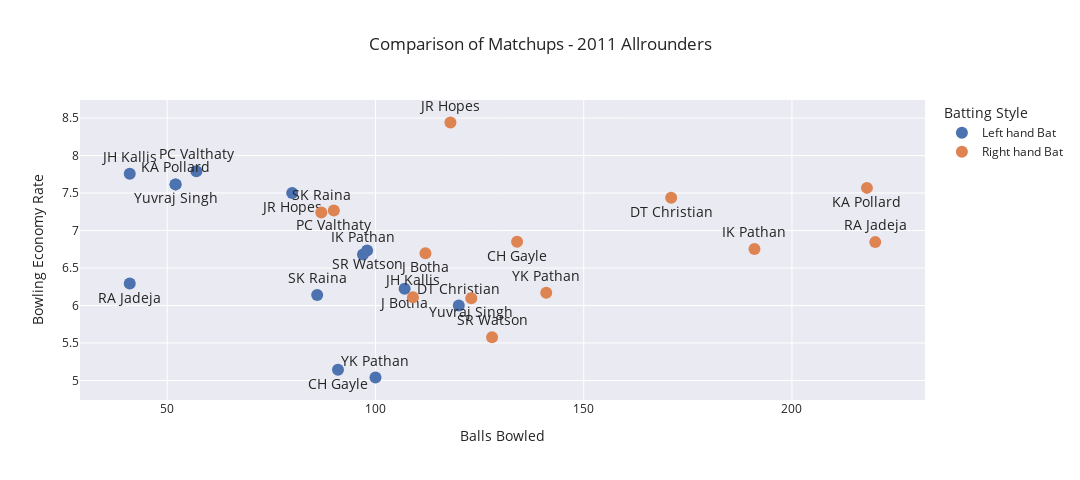

Here is the notebook cell this chart was saved with:
### Code cell
import chart_studio.plotly as py
import chart_studio.tools as tls
import plotly.express as px
df_to_plot = pd.DataFrame(columns=['batting_style','runs_conceded','balls_bowled','bowler'])
for bowler in list(matchup_dict_2011.keys()):
    filtered_dataf = matchup_dict_2011[bowler].groupby(['batting_style'])['runs_off_bat'].agg(runs_conceded='sum').reset_index()
    filtered_dataf['balls_bowled'] = matchup_dict_2011[bowler].groupby(['batting_style'])['balls_bowled'].agg(balls_bowled='sum')['balls_bowled'].values
    filtered_dataf['bowler'] = bowler
    df_to_plot = pd.concat([df_to_plot,filtered_dataf])
df_to_plot.sort_values(by='balls_bowled',inplace=True)
df_to_plot.reset_index(drop=True,inplace=True)
fig4 = px.scatter(df_to_plot,color='batting_style',text='bowler',x=df_to_plot.balls_bowled,
                 y=(df_to_plot.runs_conceded*6/df_to_plot.balls_bowled),
                 width=1080,height=480,template='seaborn',
                labels={
                     "batting_style": "Batting Style",
                     "player": "Player",
                     "balls_bowled": "Balls Bowled",
                     "y":"Bowling Economy Rate"
                 },
                title="Comparison of Matchups - 2011 Allrounders"
                
                
                )

def improve_text_position(x):
    """ it is more efficient if the x values are sorted """
    positions = ['top center', 'bottom center']  # you can add more: left center ...
    return [positions[i % len(positions)] for i in range(len(x))]

fig4.update_traces(marker={'size': 12},textposition=improve_text_position(df_to_plot['balls_bowled']),textfont_size=14)


fig4.show()
#p1 = sns.scatterplot(data = df_to_plot,hue='season',style='season',x='balls_faced_all',y='balls_bowled')
#ax.legend(loc = 'center left',bbox_to_anchor = (1,1),ncol=1)

### Figure 1 — Plotly figure (JSON) as saved in the notebook; plotly's stock layout.template omitted (floating-point values rounded to 4 significant figures)
{"data": [{"hovertemplate": "Batting Style=Left hand Bat<br>Balls Bowled=%{x}<br>Bowling Economy Rate=%{y}<br>bowler=%{text}<extra></extra>", "legendgroup": "Left hand Bat", "marker": {"color": "rgb(76,114,176)", "size": 12, "symbol": "circle"}, "mode": "markers+text", "name": "Left hand Bat", "orientation": "v", "showlegend": true, "text": ["JH Kallis", "RA Jadeja", "KA Pollard", "Yuvraj Singh", "PC Valthaty", "JR Hopes", "SK Raina", "CH Gayle", "IK Pathan", "SR Watson", "YK Pathan", "J Botha", "DT Christian"], "textfont": {"size": 14}, "textposition": ["top center", "bottom center", "top center", "bottom center", "top center", "bottom center", "top center", "bottom center", "top center", "bottom center", "top center", "bottom center", "top center", "bottom center", "top center", "bottom center", "top center", "bottom center", "top center", "bottom center", "top center", "bottom center", "top center", "bottom center", "top center", "bottom center"], "type": "scatter", "x": [41, 41, 52, 52, 57, 80, 86, 91, 97, 98, 100, 107, 120], "xaxis": "x", "y": [7.756, 6.293, 7.615, 7.615, 7.789, 7.5, 6.14, 5.143, 6.68, 6.735, 5.04, 6.224, 6], "yaxis": "y"}, {"hovertemplate": "Batting Style=Right hand Bat<br>Balls Bowled=%{x}<br>Bowling Economy Rate=%{y}<br>bowler=%{text}<extra></extra>", "legendgroup": "Right hand Bat", "marker": {"color": "rgb(221,132,82)", "size": 12, "symbol": "circle"}, "mode": "markers+text", "name": "Right hand Bat", "orientation": "v", "showlegend": true, "text": ["SK Raina", "PC Valthaty", "JH Kallis", "J Botha", "JR Hopes", "Yuvraj Singh", "SR Watson", "CH Gayle", "YK Pathan", "DT Christian", "IK Pathan", "KA Pollard", "RA Jadeja"], "textfont": {"size": 14}, "textposition": ["top center", "bottom center", "top center", "bottom center", "top center", "bottom center", "top center", "bottom center", "top center", "bottom center", "top center", "bottom center", "top center", "bottom center", "top center", "bottom center", "top center", "bottom center", "top center", "bottom center", "top center", "bottom center", "top center", "bottom center", "top center", "bottom center"], "type": "scatter", "x": [87, 90, 109, 112, 118, 123, 128, 134, 141, 171, 191, 218, 220], "xaxis": "x", "y": [7.241, 7.267, 6.11, 6.696, 8.441, 6.098, 5.578, 6.851, 6.17, 7.439, 6.754, 7.569, 6.845], "yaxis": "y"}], "layout": {"height": 480, "legend": {"title": {"text": "Batting Style"}, "tracegroupgap": 0}, "title": {"text": "Comparison of Matchups - 2011 Allrounders"}, "width": 1080, "xaxis": {"anchor": "y", "autorange": true, "domain": [0, 1], "range": [29.05, 231.9], "title": {"text": "Balls Bowled"}, "type": "linear"}, "yaxis": {"anchor": "x", "autorange": true, "domain": [0, 1], "range": [4.74, 8.741], "title": {"text": "Bowling Economy Rate"}, "type": "linear"}}}
